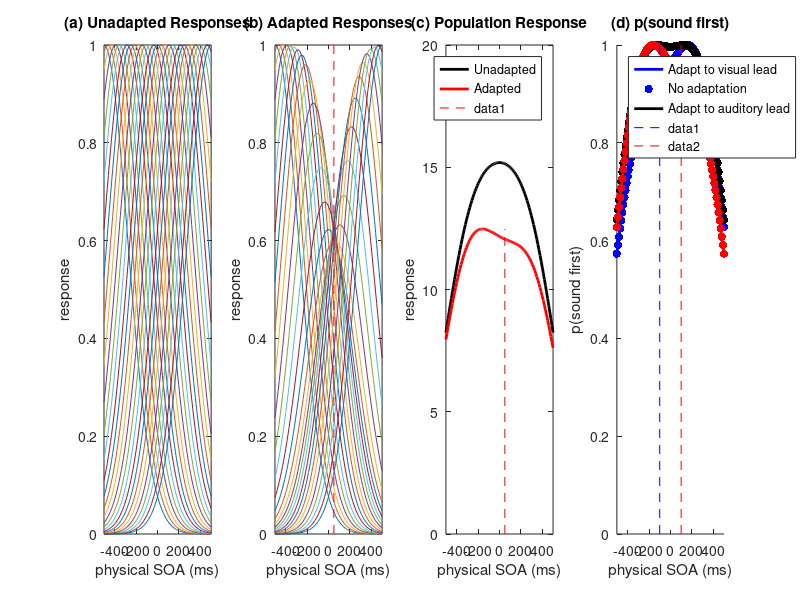

Recreate this plot in MATLAB.
% Parameters
N = 29; % number of neurons
x_max = 500;
SOAs = linspace(-x_max, x_max, N); % preferred SOAs of neurons (in ms)
sigma = 220.6; % width of tuning curves
alpha = 0.41; % maximal proportional gain reduction
sigma_a = 122.6; % breadth of the gain field for adaptation
G0 = 1; % unadapted response gain
adapted_SOA = 50; % SOA to which adaptation occurs

% Define the Gaussian tuning functions
f = @(SOA, SOAi) G0 * exp(-(SOA - SOAi).^2 / (2 * sigma^2));

% Define the adaptation function
G = @(SOAi, SOAa) G0 * (1 - alpha * exp(-(SOAi - SOAa).^2 / (2 * sigma_a^2)));

% SOA range for the stimulus
stimulus_SOAs = linspace(-x_max, x_max, 100);

% Initialize response matrices
responses_unadapted = zeros(N, length(stimulus_SOAs));
responses_adapted = zeros(N, length(stimulus_SOAs));

% Compute the responses for each neuron to each stimulus SOA
for i = 1:N
    for j = 1:length(stimulus_SOAs)
        responses_unadapted(i, j) = f(stimulus_SOAs(j), SOAs(i));
        responses_adapted(i, j) = G(SOAs(i), adapted_SOA) * f(stimulus_SOAs(j), SOAs(i));
    end
end

% Plot the results
figure;

% (a) Unadapted responses
subplot(1, 4, 1);
plot(stimulus_SOAs, responses_unadapted);
title('(a) Unadapted Responses');
xlabel('physical SOA (ms)');
ylabel('response');
xlim([-x_max, x_max]);

% (b) Adapted responses
subplot(1, 4, 2);
plot(stimulus_SOAs, responses_adapted);
title('(b) Adapted Responses');
xlabel('physical SOA (ms)');
ylabel('response');
xlim([-x_max, x_max]);
hold on;
plot([adapted_SOA adapted_SOA], [0 G0], 'r--'); % Mark the adapted SOA

% (c) Difference between adapted and unadapted responses
subplot(1, 4, 3);
responses_difference = responses_adapted - responses_unadapted;
plot(stimulus_SOAs, sum(responses_unadapted, 1), 'k', 'LineWidth', 2);
hold on;
plot(stimulus_SOAs, sum(responses_adapted, 1), 'r', 'LineWidth', 2);
title('(c) Population Response');
xlabel('physical SOA (ms)');
ylabel('response');
xlim([-x_max, x_max]);
legend('Unadapted', 'Adapted');
hold on;
plot([adapted_SOA adapted_SOA], [0 max(sum(responses_adapted, 1))], 'r--'); % Mark the adapted SOA

%%
% Parameters for adapted conditions
adapted_SOAs = [-100, 0, 100]; % a-lead, simultaneuous, v-lead
colors = ['b', 'k', 'r']; % Colors for the different adapted conditions

% Calculate probabilities for each adapted condition
for k = 1:length(adapted_SOAs)
    adapted_SOA = adapted_SOAs(k);
    
    % Compute adapted responses
    responses_adapted = zeros(N, length(stimulus_SOAs));
    for i = 1:N
        for j = 1:length(stimulus_SOAs)
            responses_adapted(i, j) = G(SOAs(i), adapted_SOA) * f(stimulus_SOAs(j), SOAs(i));
        end
    end
    
    % Sum the population response for adapted condition
    population_response_adapted = sum(responses_adapted, 1);
    
    % Calculate the probability of "sound first" response
    % Assuming that the probability is proportional to the population response
    p_sound_first(k, :) = population_response_adapted / max(population_response_adapted);
end

% (d) Probability of "sound first" response
subplot(1, 4, 4);
hold on;
for k = 1:length(adapted_SOAs)
    plot(stimulus_SOAs, p_sound_first(k, :), 'Color', colors(k), 'LineWidth', 2);
    scatter(stimulus_SOAs, p_sound_first(k, :), 'filled', 'MarkerFaceColor', colors(k));
end
title('(d) p(sound first)');
xlabel('physical SOA (ms)');
ylabel('p(sound first)');
xlim([-x_max, x_max]);
legend('Adapt to visual lead', 'No adaptation', 'Adapt to auditory lead', 'Location', 'Northwest');
plot([-100 -100], [0 1], 'b--');
plot([100 100], [0 1], 'r--');
hold off;